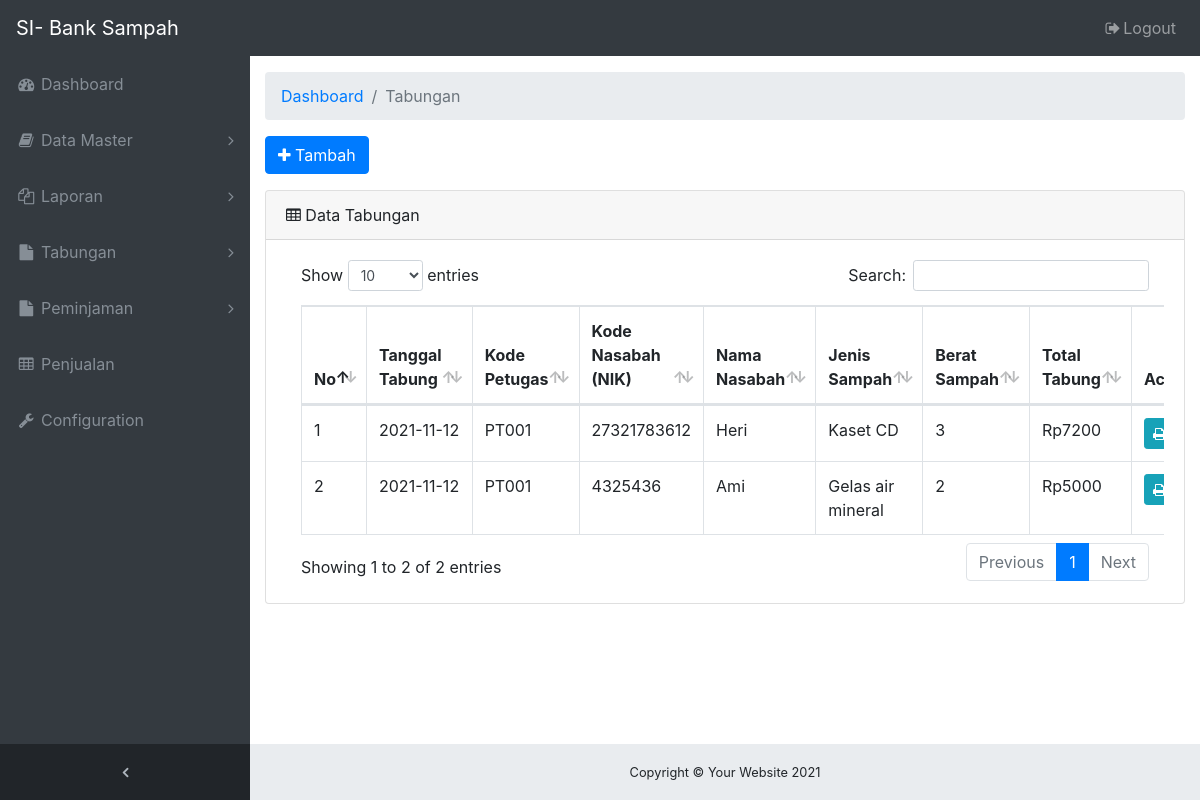
The app's page /ADMIN/menu-tabung.php (signed in) with its own data.
### tables this page shows
CREATE TABLE `tb_tabungan` (
  `id_tabung` int(11) NOT NULL,
  `kode_tabung` varchar(10) NOT NULL,
  `petugas_id` int(11) NOT NULL,
  `nasabah_id` int(11) NOT NULL,
  `jenis_sampah_id` int(11) NOT NULL,
  `berat_tabung` int(11) NOT NULL,
  `total_tabung` int(11) NOT NULL,
  `tanggal_tabung` date NOT NULL
);

CREATE TABLE `tb_petugas` (
  `id_petugas` int(11) NOT NULL,
  `kode_petugas` varchar(10) NOT NULL,
  `users_id` int(11) NOT NULL,
  `jabatan` varchar(30) NOT NULL
);

CREATE TABLE `tb_nasabah` (
  `id_nasabah` int(11) NOT NULL,
  `kode_nasabah` varchar(20) NOT NULL,
  `users_id` int(11) NOT NULL,
  `pekerjaan` varchar(15) NOT NULL,
  `tgl_daftar` date NOT NULL,
  `nomor_rekening` varchar(20) NOT NULL,
  `saldo` int(11) NOT NULL,
  `pinjaman` int(11) NOT NULL
);

CREATE TABLE `tb_users` (
  `id` int(11) NOT NULL,
  `nama` varchar(50) NOT NULL,
  `jenis_kelamin` varchar(10) NOT NULL,
  `alamat` varchar(50) NOT NULL,
  `telp` varchar(15) NOT NULL,
  `username` varchar(20) NOT NULL,
  `password` varchar(20) NOT NULL,
  `level_user` int(11) NOT NULL
);

CREATE TABLE `tb_jenis_sampah` (
  `id_jenis_sampah` int(11) NOT NULL,
  `kode_jenis_sampah` varchar(10) NOT NULL,
  `nama_jenis` varchar(30) NOT NULL,
  `harga_beli` int(11) NOT NULL,
  `harga_jual` int(11) NOT NULL
);

### ADMIN/menu-tabung.php (the view, shortened to what this page needs)
<!DOCTYPE html>
<html lang="en">
<head>
  <link href="vendor/bootstrap/css/bootstrap.min.css" rel="stylesheet">
  <link href="vendor/font-awesome/css/font-awesome.min.css" rel="stylesheet" type="text/css">
  <link href="vendor/datatables/dataTables.bootstrap4.css" rel="stylesheet">
  <link href="css/sb-admin.css" rel="stylesheet">
  <?php include 'navbar.php'; ?>
</head>
<body class="fixed-nav sticky-footer bg-dark" id="page-top">
  <div class="content-wrapper">
    <div class="container-fluid">
      <ol class="breadcrumb">
        <li class="breadcrumb-item">
          <a href="index.php">Dashboard</a>
        </li>
        <li class="breadcrumb-item active">Tabungan</li>
      </ol>
      <div class="form-group">
        <a href="form-tambah-tabungan.php" class="btn btn-primary"><i class="fa fa-plus"></i> Tambah</a>
      </div>
      <div class="card mb-3">
        <div class="card-header">
          <i class="fa fa-table"></i> Data Tabungan</div>
        <div class="card-body">
          <div class="table-responsive">
            <table class="table table-bordered" id="dataTable" width="100%" cellspacing="0">
              <thead>
                <tr>
                  <th>No</th>
                  <th>Tanggal Tabung</th>
                  <th>Kode Petugas</th>
                  <th>Kode Nasabah (NIK)</th>
                  <th>Nama Nasabah</th>
                  <th>Jenis Sampah</th>
                  <th>Berat Sampah</th>
                  <th>Total Tabung</th>
                  <th>Action</th>
                </tr>
              </thead>
              <tbody>
                <?php
                include('koneksi_db.php');
                $result = mysqli_query($koneksi, "SELECT t.id_tabung, t.tanggal_tabung, p.kode_petugas, n.kode_nasabah, u.nama, j.nama_jenis, t.berat_tabung, t.total_tabung FROM tb_tabungan t, tb_nasabah n, tb_jenis_sampah j, tb_users u, tb_petugas p WHERE t.petugas_id = p.id_petugas AND t.nasabah_id = n.id_nasabah AND n.users_id = u.id AND t.jenis_sampah_id = j.id_jenis_sampah ORDER BY t.id_tabung ASC");
                $nomor = 1;
                ?>
                <?php
                  while($data = mysqli_fetch_array($result)) {
                    echo "<tr>";
                    echo "<td>".$nomor++."</td>";
                    echo "<td>".$data['tanggal_tabung']."</td>";
                    echo "<td>".$data['kode_petugas']."</td>";
                    echo "<td>".$data['kode_nasabah']."</td>";
                    echo "<td>".$data['nama']."</td>";
                    echo "<td>".$data['nama_jenis']."</td>";
                    echo "<td>".$data['berat_tabung']."</td>";
                    echo "<td>Rp".$data['total_tabung']."</td>";
                    echo "<td>
                          <a href='print-struk-tabungan.php?id=".$data['id_tabung']."' class='btn btn-info btn-sm'><i class='fa fa-print'></i> Print</a>
                          </td>";
                    echo "</tr>";
                  }
                 ?>
              </tbody>
            </table>
          </div>
        </div>
      </div>
    </div>
    <?php include 'footer.php'; ?>
  </div>
</body>
</html>

### ADMIN/css/sb-admin.css (style rules this page uses)
html { position: relative; min-height: 100%; }
body { overflow-x: hidden; }
body.sticky-footer { margin-bottom: 56px; }
body.sticky-footer .content-wrapper { min-height: calc(100vh - 56px - 56px); }
body.fixed-nav { padding-top: 56px; }
.content-wrapper { min-height: calc(100vh - 56px); padding-top: 1rem; }
.content-wrapper { overflow-x: hidden; background: white; }
@media (min-width: 992px) { .content-wrapper { margin-left: 250px; } }

### records on screen
tb_tabungan: tanggal_tabung "2021-11-12", petugas.kode_petugas "PT001", nasabah.kode_nasabah "27321783612", tb_users.nama "Heri", jenis_sampah.nama_jenis "Kaset CD", berat_tabung "3", total_tabung "7200"
tb_tabungan: tanggal_tabung "2021-11-12", petugas.kode_petugas "PT001", nasabah.kode_nasabah "4325436", tb_users.nama "Ami", jenis_sampah.nama_jenis "Gelas air mineral", berat_tabung "2", total_tabung "5000"
